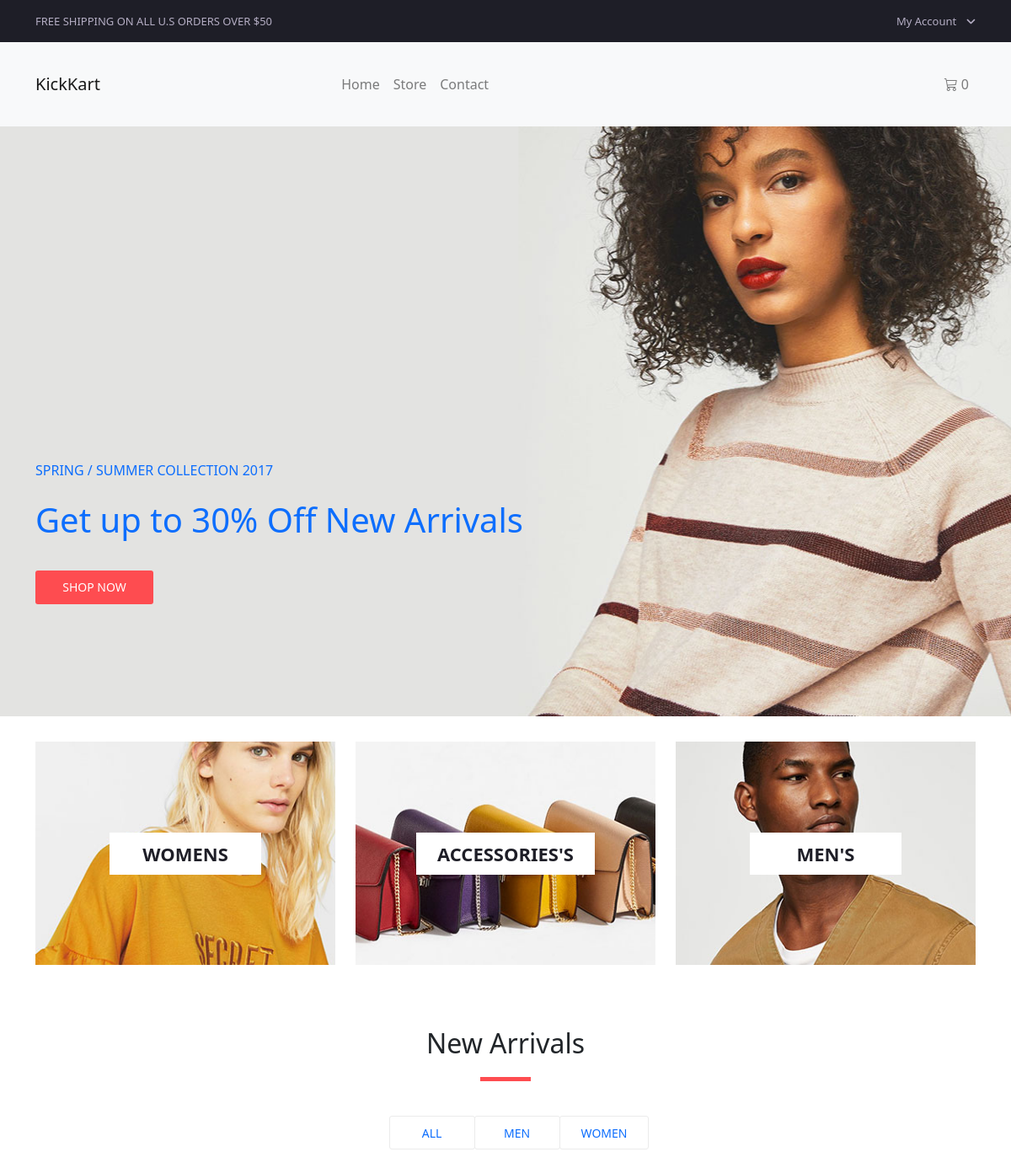
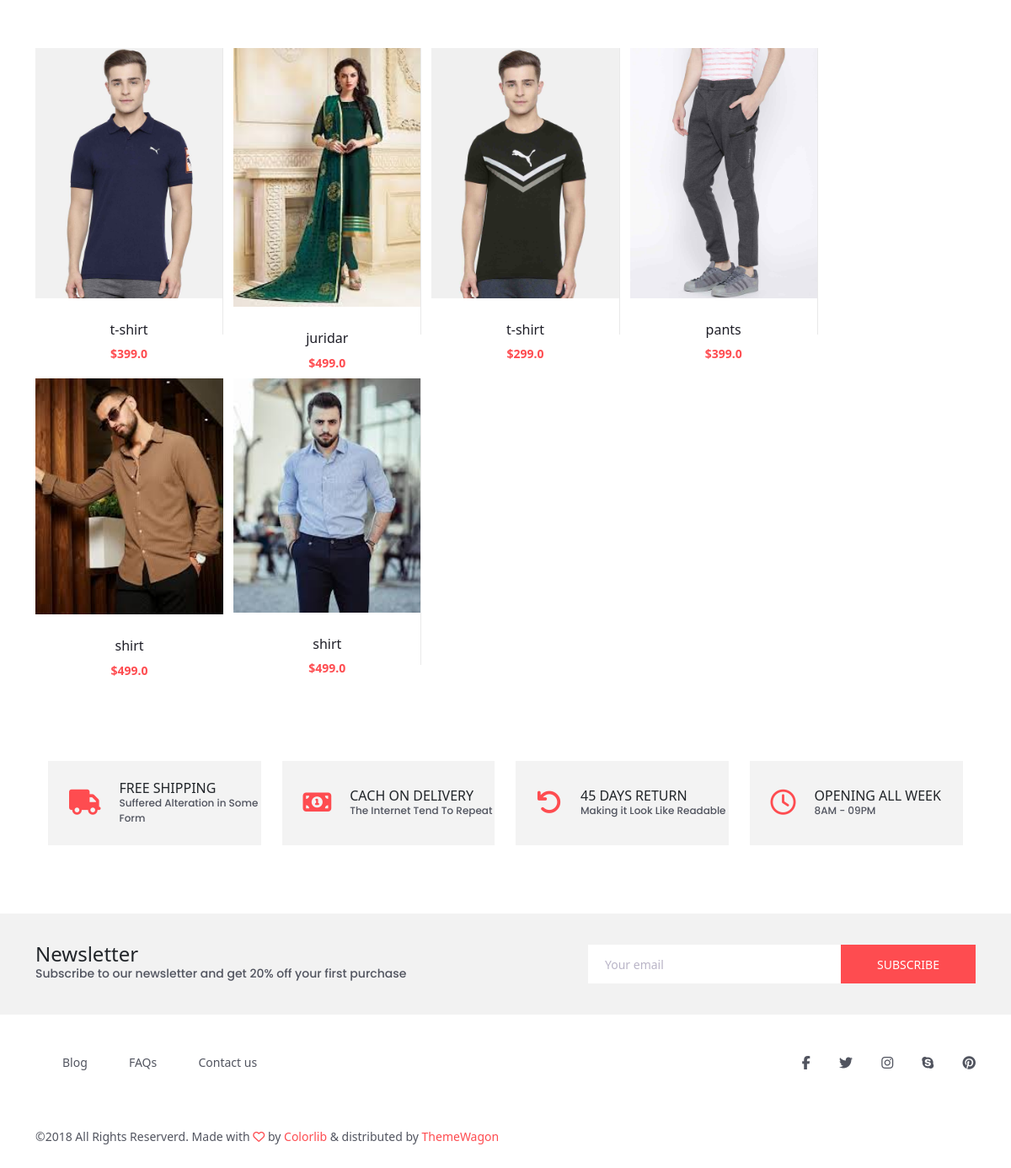
The page / on the database its author committed (2 pictures, top to bottom).
### kart/models.py (models this page shows, shortened)
class Product(models.Model):
    product_name = models.CharField(max_length=200)
    description = models.TextField(blank=True)
    price = models.FloatField()
    image = models.ImageField(upload_to='products/', blank=True, null=True)
    stock = models.IntegerField()
    is_available = models.BooleanField(default=True)
    category = models.ForeignKey(Category, on_delete=models.CASCADE)
    create_date = models.DateTimeField(auto_now_add=True)
    modified_date = models.DateTimeField(auto_now=True)

### kart/views.py (the view)
# urls.py: 2. Add a URL to urlpatterns:  path('', views.home, name='home')
def home(request):
    category_name = request.GET.get('category')
    if category_name:
       products = Product.objects.filter(category__category_name=category_name)
    else:
        products = Product.objects.all()
    cart_count = 0
    if request.user.is_authenticated:
        cart_items = Cart.objects.filter(user=request.user)
        for item in cart_items:
            cart_count += item.quantity
    context = {
        'products': products,
        'cart_count': cart_count,
    }
    return render(request, 'index.html', context)

### templates/index.html (shortened to what this page needs)
{% load static %}
<!DOCTYPE html>
<html lang="en">
<head>
<link rel="stylesheet" type="text/css" href="{% static 'styles/bootstrap4/bootstrap.min.css' %}">
<link href="{% static 'plugins/font-awesome-4.7.0/css/font-awesome.min.css' %}" rel="stylesheet" type="text/css">
<link rel="stylesheet" type="text/css" href="{% static 'plugins/OwlCarousel2-2.2.1/owl.carousel.css' %}">
<link rel="stylesheet" type="text/css" href="{% static 'plugins/OwlCarousel2-2.2.1/owl.theme.default.css' %}">
<link rel="stylesheet" type="text/css" href="{% static 'plugins/OwlCarousel2-2.2.1/animate.css' %}">
<link rel="stylesheet" type="text/css" href="{% static 'styles/main_styles.css' %}">
<link rel="stylesheet" type="text/css" href="{% static 'styles/responsive.css' %}">
<link href="https://cdn.jsdelivr.net/npm/bootstrap@5.3.0/dist/css/bootstrap.min.css" rel="stylesheet">
<link rel="stylesheet" href="https://cdn.jsdelivr.net/npm/bootstrap-icons@1.11.1/font/bootstrap-icons.css">
</head>
<body>
	<div class="super_container">
	<header class="header trans_300">
		<div class="top_nav">
			<div class="container">
				<div class="row">
					<div class="col-md-6">
						<div class="top_nav_left">free shipping on all u.s orders over $50</div>
					</div>
					<div class="col-md-6 text-right">
						<div class="top_nav_right">
							<ul class="top_nav_menu">
								<li class="account">
									<a href="">
										My Account
										<i class="fa fa-angle-down"></i>
									</a>
								</li>
							</ul>
						</div>
					</div>
				</div>
			</div>
		</div>
		<nav class="navbar navbar-expand-lg navbar-light bg-light container-fluid">
			<div class="container">
			  <a class="navbar-brand" href="#">KickKart</a>
			  <div class="collapse navbar-collapse" id="navbarContent1">
				<ul class="navbar-nav mx-auto">
				  <li class="nav-item"><a class="nav-link" href="#">Home</a></li>
				  <li class="nav-item"><a class="nav-link" href="{% url 'store' %}">Store</a></li>
				  <li class="nav-item"><a class="nav-link" href="#">Contact</a></li>
				</ul>
				<ul class="navbar-nav ms-auto">
				  <li class="nav-item">
					<a class="nav-link" href="{% url 'cart_view' %}"><i class="bi bi-cart3"></i> {{ cart_count }}</a>
				  </li>
				</ul>
			  </div>
			</div>
		  </nav>
					</div>
	<div class="fs_menu_overlay"></div>
	<div class="hamburger_menu">
		<div class="hamburger_menu_content text-right">
			<ul class="menu_top_nav">
				<li class="menu_item"><a href="#">logout/a></li>
			</ul>
		</div>
	</div>
	<div class="main_slider" style="background-image:url({% static 'images/slider_1.jpg' %})">
		<div class="container fill_height">
			<div class="row align-items-center fill_height">
				<div class="col">
					<div class="main_slider_content">
						<h6>Spring / Summer Collection 2017</h6>
						<h1>Get up to 30% Off New Arrivals</h1>
						<div class="red_button shop_now_button"><a href="#">shop now</a></div>
					</div>
				</div>
			</div>
		</div>
	</div>
	<div class="banner">
		<div class="container">
			<div class="row">
				<div class="col-md-4">
					<div class="banner_item align-items-center" style="background-image: url({% static 'images/banner_1.jpg' %})">
						<div class="banner_category">
							<a href="">womens</a>
						</div>
					</div>
				</div>
				<div class="col-md-4">
					<div class="banner_item align-items-center" style="background-image:url({% static 'images/banner_2.jpg' %})">
						<div class="banner_category">
							<a href="categories.html">accessories's</a>
						</div>
					</div>
				</div>
				<div class="col-md-4">
					<div class="banner_item align-items-center" style="background-image:url({% static 'images/banner_3.jpg' %})">
						<div class="banner_category">
							<a href="categories.html">men's</a>
						</div>
					</div>
				</div>
			</div>
		</div>
	</div>
	<div class="new_arrivals">
		<div class="container">
			<div class="row">
				<div class="col text-center">
					<div class="section_title new_arrivals_title">
						<h2>New Arrivals</h2>
					</div>
				</div>
			</div>
			<div class="row align-items-center">
				<div class="col text-center">
					<div class="new_arrivals_sorting">
						<ul class="arrivals_grid_sorting clearfix button-group filters-button-group">
							<li class="grid_sorting_button button d-flex flex-column justify-content-center align-items-center">
								<a href="{% url 'index' %}">ALL</a>
							</li>
							<li class="grid_sorting_button button d-flex flex-column justify-content-center align-items-center">
								<a href="?category=men">Men</a>
							</li>
							<li class="grid_sorting_button button d-flex flex-column justify-content-center align-items-center">
								<a href="?category=women">women</a>
							</li>
						</ul>
					</div>
				</div>
			</div>
			<div class="row">
				<div class="col">
					<div class="product-grid" data-isotope='{ "itemSelector": ".product-item", "layoutMode": "fitRows" }'>
						{% for product in products %}
						<div class="product-item men">
							<div class="product discount product_filter">
								<div class="product_image">
									<a href="{% url 'single' product.id %}">
										{% if product.image %}
											<img src="{{ product.image.url }}">
										{% else %}
											<img src="/static/images/no-image.png">
										{% endif %}
									</a>
								</div>
								<div class="product_info">
									<h6 class="product_name">
										<a href="#">{{ product.product_name }}</a>
									</h6>
									<div class="product_price">
										${{ product.price }}
									</div>
								</div>
							</div>
						</div>
						{% endfor %}
					</div>
				</div>
			</div>
		</div>
	</div>
	<div class="benefit">
		<div class="container">
			<div class="row benefit_row">
				<div class="col-lg-3 benefit_col">
					<div class="benefit_item d-flex flex-row align-items-center">
						<div class="benefit_icon"><i class="fa fa-truck" aria-hidden="true"></i></div>
						<div class="benefit_content">
							<h6>free shipping</h6>
							<p>Suffered Alteration in Some Form</p>
						</div>
					</div>
				</div>
				<div class="col-lg-3 benefit_col">
					<div class="benefit_item d-flex flex-row align-items-center">
						<div class="benefit_icon"><i class="fa fa-money" aria-hidden="true"></i></div>
						<div class="benefit_content">
							<h6>cach on delivery</h6>
							<p>The Internet Tend To Repeat</p>
						</div>
					</div>
				</div>
				<div class="col-lg-3 benefit_col">
					<div class="benefit_item d-flex flex-row align-items-center">
						<div class="benefit_icon"><i class="fa fa-undo" aria-hidden="true"></i></div>
						<div class="benefit_content">
							<h6>45 days return</h6>
							<p>Making it Look Like Readable</p>
						</div>
					</div>
				</div>
				<div class="col-lg-3 benefit_col">
					<div class="benefit_item d-flex flex-row align-items-center">
						<div class="benefit_icon"><i class="fa fa-clock-o" aria-hidden="true"></i></div>
						<div class="benefit_content">
							<h6>opening all week</h6>
							<p>8AM - 09PM</p>
						</div>
					</div>
				</div>
			</div>
		</div>
	</div>
	<div class="newsletter">
		<div class="container">
			<div class="row">
				<div class="col-lg-6">
					<div class="newsletter_text d-flex flex-column justify-content-center align-items-lg-start align-items-md-center text-center">
						<h4>Newsletter</h4>
						<p>Subscribe to our newsletter and get 20% off your first purchase</p>
					</div>
				</div>
				<div class="col-lg-6">
					<form action="post">
						<div class="newsletter_form d-flex flex-md-row flex-column flex-xs-column align-items-center justify-content-lg-end justify-content-center">
							<input id="newsletter_email" type="email" placeholder="Your email" required="required" data-error="Valid email is required.">
							<button id="newsletter_submit" type="submit" class="newsletter_submit_btn trans_300" value="Submit">subscribe</button>
						</div>
					</form>
				</div>
			</div>
		</div>
	</div>
	<footer class="footer">
		<div class="container">
			<div class="row">
				<div class="col-lg-6">
					<div class="footer_nav_container d-flex flex-sm-row flex-column align-items-center justify-content-lg-start justify-content-center text-center">
						<ul class="footer_nav">
							<li><a href="#">Blog</a></li>
							<li><a href="#">FAQs</a></li>
							<li><a href="contact.html">Contact us</a></li>
						</ul>
					</div>
				</div>
				<div class="col-lg-6">
					<div class="footer_social d-flex flex-row align-items-center justify-content-lg-end justify-content-center">
						<ul>
							<li><a href="#"><i class="fa fa-facebook" aria-hidden="true"></i></a></li>
							<li><a href="#"><i class="fa fa-twitter" aria-hidden="true"></i></a></li>
							<li><a href="#"><i class="fa fa-instagram" aria-hidden="true"></i></a></li>
							<li><a href="#"><i class="fa fa-skype" aria-hidden="true"></i></a></li>
							<li><a href="#"><i class="fa fa-pinterest" aria-hidden="true"></i></a></li>
						</ul>
					</div>
				</div>
			</div>
			<div class="row">
				<div class="col-lg-12">
					<div class="footer_nav_container">
						<div class="cr">©2018 All Rights Reserverd. Made with <i class="fa fa-heart-o" aria-hidden="true"></i> by <a href="#">Colorlib</a> &amp; distributed by <a href="https://themewagon.com">ThemeWagon</a></div>
					</div>
				</div>
			</div>
		</div>
	</footer>
</body>
</html>

### templates/index.html (style rules this page uses)
.product-grid { display: flex; flex-wrap: wrap; grid-gap: 12px; }
.product-item { width: 20%; box-sizing: border-box; }

### rows shown on the page
Product: image (picture), product_name "t-shirt", price "399.0"
Product: image (picture), product_name "juridar", price "499.0"
Product: image (picture), product_name "t-shirt", price "299.0"
Product: image (picture), product_name "pants", price "399.0"
Product: image (picture), product_name "shirt", price "499.0"
Product: image (picture), product_name "shirt", price "499.0"

### other values the page prints
{{ cart_count }} "0"
